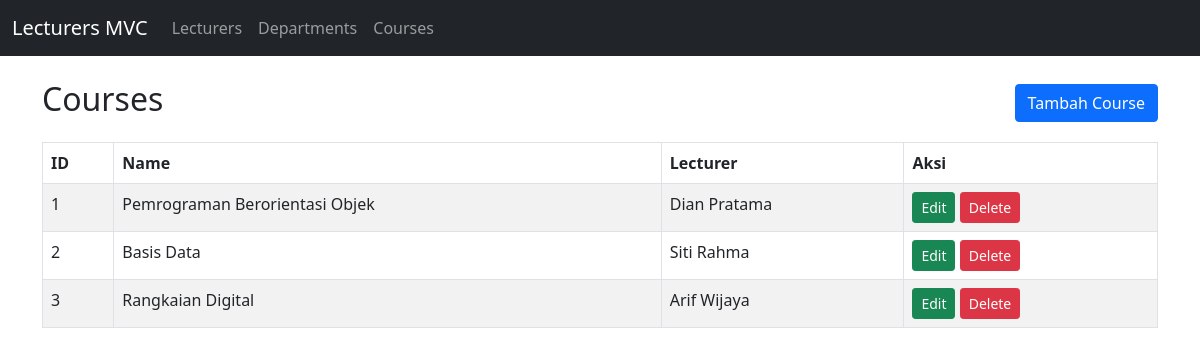
The app's page /Project/index.php?resource=courses with its own data.
### tables this page shows
CREATE TABLE courses (
  id INT AUTO_INCREMENT PRIMARY KEY,
  name VARCHAR(150) NOT NULL,
  lecturer_id INT NOT NULL,

   
  CONSTRAINT fk_course_lecturer FOREIGN KEY (lecturer_id)
    REFERENCES lecturers(id) ON UPDATE CASCADE ON DELETE CASCADE
);

CREATE TABLE lecturers (
  id INT AUTO_INCREMENT PRIMARY KEY,
  name VARCHAR(100) NOT NULL,
  nidn VARCHAR(30) NOT NULL,
  phone VARCHAR(30) NOT NULL,
  join_date DATE NOT NULL,
  department_id INT NULL,

   
  CONSTRAINT fk_lecturer_department FOREIGN KEY (department_id)
    REFERENCES departments(id) ON UPDATE CASCADE ON DELETE CASCADE
);

### Project/controllers/CourseController.php (called while the page is built, shortened)
<?php
class CourseController
{
    public function index(): void
    {
        $courses = Course::all();
        require __DIR__ . '/../views/templates/header.php';
        require __DIR__ . '/../views/courses/index.php';
        require __DIR__ . '/../views/templates/footer.php';
    }
}

### Project/index.php (called while the page is built, shortened)
<?php
require_once __DIR__ . '/models/DB.php';
require_once __DIR__ . '/models/Course.php';
require_once __DIR__ . '/controllers/CourseController.php';
$resource = $_GET['resource'] ?? 'lecturers';
$action = $_GET['action'] ?? 'index';
switch ($resource) {
    case 'courses':
        $controller = new CourseController();
        break;
}
$controller->$action();

### Project/config/config.php (called while the page is built)
<?php
return [
    'host' => 'localhost',
    'user' => 'root',
    'password' => '',
    'database' => 'db_lecturers',
];

### Project/models/DB.php (called while the page is built)
<?php
class DB
{
    private static ?PDO $pdo = null;
    public static function connection(): PDO
    {
        if (self::$pdo === null) {
            $config = require __DIR__ . '/../config/config.php';
            $dsn = "mysql:host={$config['host']};dbname={$config['database']};charset=utf8mb4";
            self::$pdo = new PDO($dsn, $config['user'], $config['password'], [
                PDO::ATTR_ERRMODE => PDO::ERRMODE_EXCEPTION,
                PDO::ATTR_DEFAULT_FETCH_MODE => PDO::FETCH_ASSOC,
            ]);
        }
        return self::$pdo;
    }
}

### Project/models/Course.php (called while the page is built, shortened)
<?php
class Course
{
    public static function all(): array
    {
        $sql = 'SELECT c.*, l.name AS lecturer_name
                FROM courses c
                JOIN lecturers l ON l.id = c.lecturer_id
                ORDER BY c.id';
        return DB::connection()->query($sql)->fetchAll();
    }
}

### Project/views/courses/index.php (the view)
<div class="d-flex justify-content-between align-items-center mb-3">
    <h2>Courses</h2>
    <a class="btn btn-primary" href="index.php?resource=courses&action=create">
        Tambah Course
    </a>
</div>
<table class="table table-striped table-bordered">
    <thead>
        <tr>
            <th>ID</th>
            <th>Name</th>
            <th>Lecturer</th>
            <th>Aksi</th>
        </tr>
    </thead>
    <tbody>
        <?php foreach ($courses as $row): ?>
            <tr>
                <td><?= htmlspecialchars($row['id']) ?></td>
                <td><?= htmlspecialchars($row['name']) ?></td>
                <td><?= htmlspecialchars($row['lecturer_name']) ?></td>
                <td>
                    <a class="btn btn-sm btn-success"
                       href="index.php?resource=courses&action=edit&id=<?= $row['id'] ?>">
                        Edit
                    </a>
                    <a class="btn btn-sm btn-danger"
                       href="index.php?resource=courses&action=delete&id=<?= $row['id'] ?>"
                       onclick="return confirm('Hapus course ini?')">
                        Delete
                    </a>
                </td>
            </tr>
        <?php endforeach; ?>
    </tbody>
</table>

### records on screen
courses: id "1", name "Pemrograman Berorientasi Objek", lecturer.name "Dian Pratama"
courses: id "2", name "Basis Data", lecturer.name "Siti Rahma"
courses: id "3", name "Rangkaian Digital", lecturer.name "Arif Wijaya"
